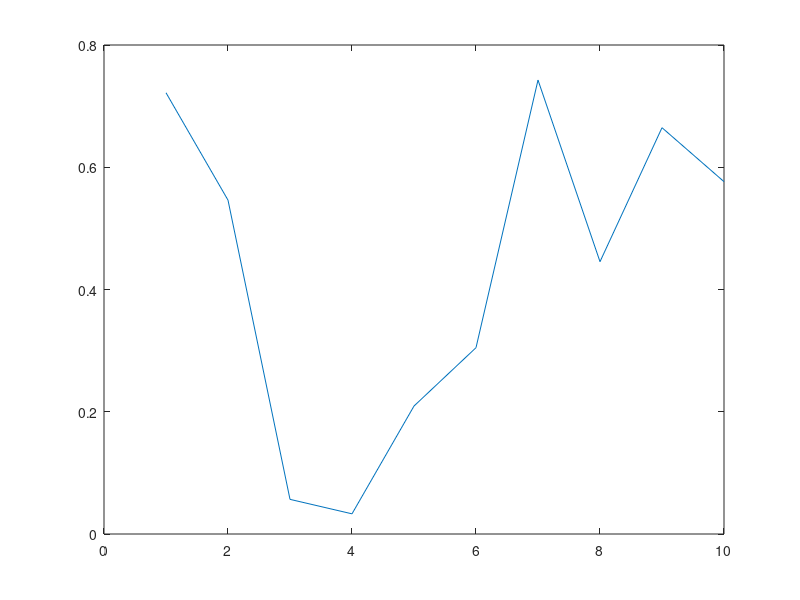

Reproduce this figure in MATLAB. (Note: this script raises an error after producing the figure.)
% % Clear the workspace
% close all; clear; clc;
% 
% % Add folders to MATLAB path
% addpath('src');
% addpath('models');
% addpath('helpers');
% addpath('tests');
% addpath('tests/src');
% addpath('experiments');
% addpath('figures');
% 
% % Uncomment to run tests
% testResults = runtests('tests');
% %% 

% Create a figure
figure;

% Set the figure background color
set(gcf, 'Color', [1 1 1]); % White background

% Create some sample data and plot
x = 1:10;
y = rand(1, 10);
plot(x, y);

% Get current axes handle
ax = gca;


% Set the axes background color
set(ax, 'Color', Visualization.hexToRGB(Constants.BLUE)); % Light grey background
set(gcf, 'PaperPositionMode', 'auto');
% % Optionally, set the axes box to 'on' to see the background color clearly
% set(ax, 'Box', 'on');

% Ensure the figure's background color is preserved when saving
set(gcf, 'PaperPositionMode', 'auto');

% % Save the figure to a file (example: PNG format)
% print(gcf, 'my_plot.png', '-dpng', '-r300'); % Save with 300 dpi resolution

exportgraphics(gca, 'results.pdf', 'ContentType', 'vector');

exportgraphics(gca, 'my_plot.png');


return;

lala = true;
tic;
mu = Utility.generateRandomIntMatrix(50, 1);

for i = 1:100000
    E_Xt = Utility.ternary(lala, mu', mu);
end
elapsedTime = toc;
fprintf('Elapsed time : %.4f seconds\n', elapsedTime);


for i = 1:100000
    if lala
        E_Xt = mu';
    else
        E_Xt = mu;
    end
end
elapsedTime = toc;
fprintf('Elapsed time jkjkj : %.4f seconds\n', elapsedTime);


return;

% profile on;
% CODE
% profile off;

% profile viewer;




% % % Experiment 1
% % pathTrueW1 = fullfile(pwd, 'figures', 'trueW1.png');
% % pathTrueZ = fullfile(pwd, 'figures', 'trueZ.png');
% % 
% % pathW1 = fullfile(pwd, 'figures', 'W1.png');
% % pathZ = fullfile(pwd, 'figures', 'Z.png');
% % 
% % % Ensure the 'figures' folder exists
% % if ~exist(fullfile(pwd, 'figures'), 'dir')
% %     mkdir(fullfile(pwd, 'figures'));
% % end
% % 
% % addpath('figures');
% 
% data = get_data_2g();
% D1 = size(data.X_tr{1}, 2);
% % plot_loadings(data.W{1}, D1, pathTrueW1);
% 
% maxIter = 500;
% K = 10;
% X1 = data.X_tr{1};
% X2 = data.X_tr{2};
% obj =  GFA({X1', X2'}, K, maxIter);
% [elboVals, convIt, resArr] = obj.fit();
% Utility.plotStructVariables(resArr);
% 
% % plot_loadings(obj.views(1).W.EC, D1, pathW1);
% 
% 
% % % Specify the path to save the figure
% % W_path = fullfile(pwd, 'figures', 'loading_plot.png');
% % 
% % % Ensure the 'figures' folder exists
% % if ~exist(fullfile(pwd, 'figures'), 'dir')
% %     mkdir(fullfile(pwd, 'figures'));
% % end
% % 
% % addpath('figures');
% % 
% % % Call the function
% % % plot_loadings(res.W{1}, size(res.X_tr{1}, 2), W_path);
% % Z_path = fullfile(pwd, 'figures', 'Z_path.png');
% % plot_Z(res.Z, Z_path);
% 
% 

% M = 9;
% N = 9;
% K = 9;
% 
% A = Utility.generateRandomIntMatrix(M, N);
% B = Utility.generateRandomIntMatrix(N, K);
% C = Utility.generateRandomIntMatrix(K, M);
% 
% tic;
% for i = 1:100000
%     trace(A * B);
% end
% elapsedTime = toc;
% fprintf('Elapsed time : %.4f seconds\n', elapsedTime);
% 
% tic;
% for i = 1:100000
%     A = A';
%     dot(A(:), B(:));
% end
% elapsedTime = toc;
% fprintf('Elapsed time : %.4f seconds\n', elapsedTime);
% 
% 
% % tic;
% b =  A * (B * ones(K, 1));
% elapsedTime = toc;
% fprintf('Elapsed time : %.4f seconds\n', elapsedTime);
% disp(b);

% disp(a == b);

% 
% tic;
% AB = (A * B)';
% a = dot(AB(:), C(:));
% elapsedTime = toc;
% fprintf('Elapsed time : %.4f seconds\n', elapsedTime);
% disp(a);
% 
% tic;
% BC = (B * C)';
% b = dot(BC(:), A(:));
% elapsedTime = toc;
% fprintf('Elapsed time : %.4f seconds\n', elapsedTime);
% disp(b);
% 
% tic;
% CA = (C * A)';
% c = dot(CA(:), B(:));
% elapsedTime = toc;
% fprintf('Elapsed time : %.4f seconds\n', elapsedTime);
% disp(c);
% 
% 
% tic;
% BC = B * C;
% A = A';
% b = dot(A(:), BC(:));
% elapsedTime = toc;
% fprintf('Elapsedvvv time : %.4f seconds\n', elapsedTime);
% disp(b);







